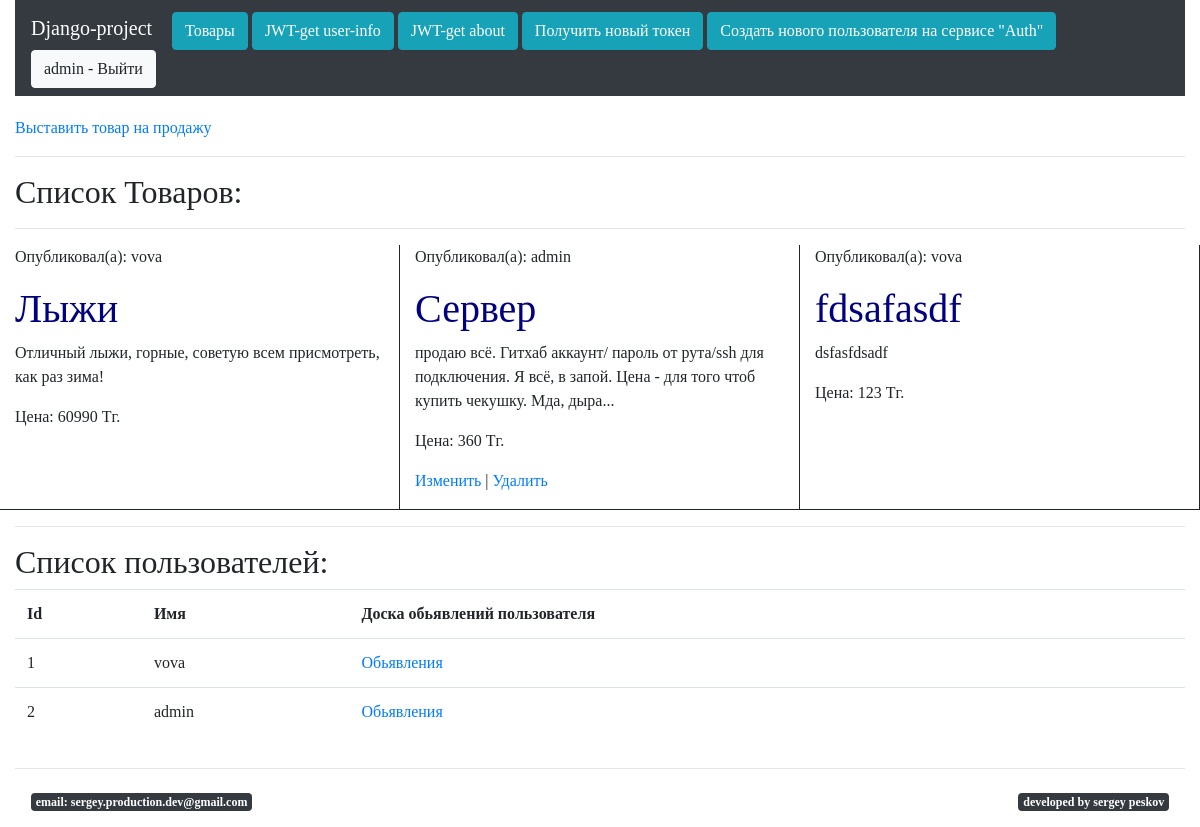
The app's page /product/ (signed in) with its own data.
### firstapp/models.py (models this page shows)
class Product(models.Model):
    user = models.ForeignKey(
            settings.AUTH_USER_MODEL,
            on_delete=models.CASCADE)
    name = models.CharField(max_length=20)
    description = models.CharField(max_length=300)
    price = models.IntegerField()

### firstapp/views.py (the view)
# urls.py: path('', views.index),
def index(request):
    users = User.objects.all()
    products = Product.objects.all()
    return render(
            request,
            "firstapp/index.html",
            {"users": users, "products": products})

### templates/firstapp/index.html (shortened to what this page needs)
{% extends "layouts/base.html" %}
{% block content %}
{% if user.is_authenticated %}
    <a href="/product/create">Выставить товар на продажу</a>
{% endif %}
<hr>
<h2>Список Товаров:</h2>
{% if products.count > 0 %}
<hr />
    <div class="row">
        {% for product in products %}
        <div class="col-4 product">
            <p>Опубликовал(а): {{ product.user.username }}</p>
            <h1>{{ product.name }}</h1>
            <p>{{ product.description }}</p>
            <p>Цена: {{ product.price }} Тг.</p>
            {% if user.is_authenticated and user.id == product.user_id %}
                <p><a href="/product/update/{{ product.id }}/">Изменить</a> | <a href="/product/delete/{{ product.id }}">Удалить</a></p>
            {% endif %}
        </div>
        {% endfor %}
    </div>
{% endif %}
<hr />
<h2>Список пользователей:</h2>
{% if users.count > 0 %}
    <table class="table">
        <tr><th>Id</th><th>Имя</th><th>Доска обьявлений пользователя</th></tr>
        {% for user in users %}
        <tr>
            <td>{{ user.id }}</td>
            <td>{{ user.username }}</td>
            <td><a href="/product/ofUser/{{ user.id }}">Обьявления</a></td>
        </tr>
        {% endfor %}
    </table>
{% endif %}
{% endblock content %}

### templates/layouts/base.html (shortened to what this page needs)
<!DOCTYPE html>
{% load static %}
<head>
	<link rel="stylesheet" href="https://cdn.jsdelivr.net/npm/bootstrap@4.5.3/dist/css/bootstrap.min.css">
	<link rel="stylesheet" href="{% static "css/style.css" %}">
</head>
<body>
	<div class="container-fluid">
		<div class="navbar bg-dark navbar-dark" style="margin-bottom:20px;">
			<div>
                <a class="navbar-brand" href="/">Django-project</a>
                <a class="btn btn-info" href="/product/">Товары</a>
                <a class="btn btn-info" href="/jwt/">JWT-get user-info</a>
                <a class="btn btn-info" href="/jwt/about">JWT-get about<a>
                <a class="btn btn-info" href="/jwt/getTokens">Получить новый токен</a>
                <a class="btn btn-info" href="/jwt/register">Создать нового пользователя на сервисе "Auth"</a>
            </div>
            <div>
                {% if user.is_authenticated %}
                    <a class="btn btn-light" href="/user/logout/">{{ user.username }} - Выйти</a>
                {% else %}
                    <a class="btn btn-light" href="/user/login/">Войти</a>
                    <a class="btn btn-light" href="/user/register/">Регистрация</a>
                {% endif %}
            </div>
		</div>
		<div class="row">
            <div class="col-12">
                {% block content%}{% endblock content %}
            </div>
        </div>
        <hr>
        <nav class="navbar navbar-light" >
            <h1 class="badge bot badge-dark">email: sergey.production.dev@gmail.com</h1>
            <h1 class="badge bot badge-dark">devеloped by sergey peskov</h1>
        </nav>
	</div>
</body>
</html>

### static/css/style.css (style rules this page uses)
body { font-family: Verdana; }
h1 { color: navy; }
.product { border-right: 1px solid; border-bottom: 1px solid; }

### records on screen
Product: user.username "vova", name "Лыжи", description "Отличный лыжи, горные, советую всем присмотреть, как раз зима!", price "60990"
Product: user.username "admin", name "Сервер", description "продаю всё. Гитхаб аккаунт/ пароль от рута/ssh для подключения. Я всё, в запой. Цена - для того чтоб купить чекушку. Мда, дыра...", price "360"
Product: user.username "vova", name "fdsafasdf", description "dsfasfdsadf", price "123"

### other values on screen
{{ user.username }} "admin"
{{ user.id }} "1"
{{ user.username }} "vova"
{{ user.id }} "2"
